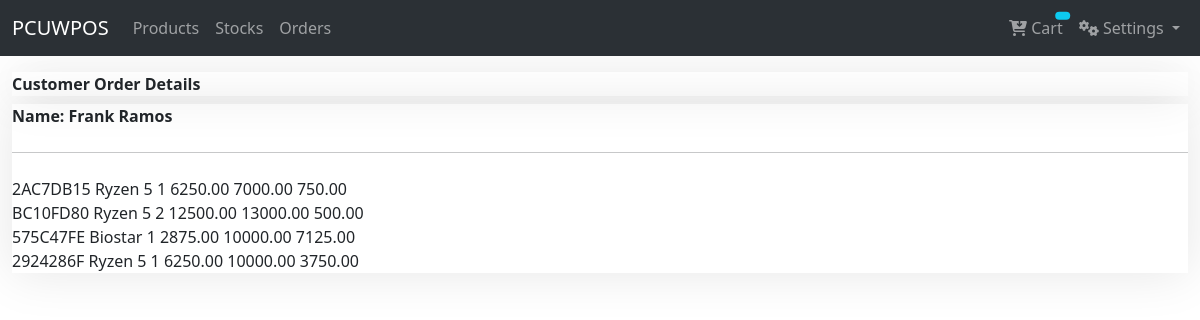
/products/customer-order-details/1 (signed in), run on an earlier commit of the app's database.
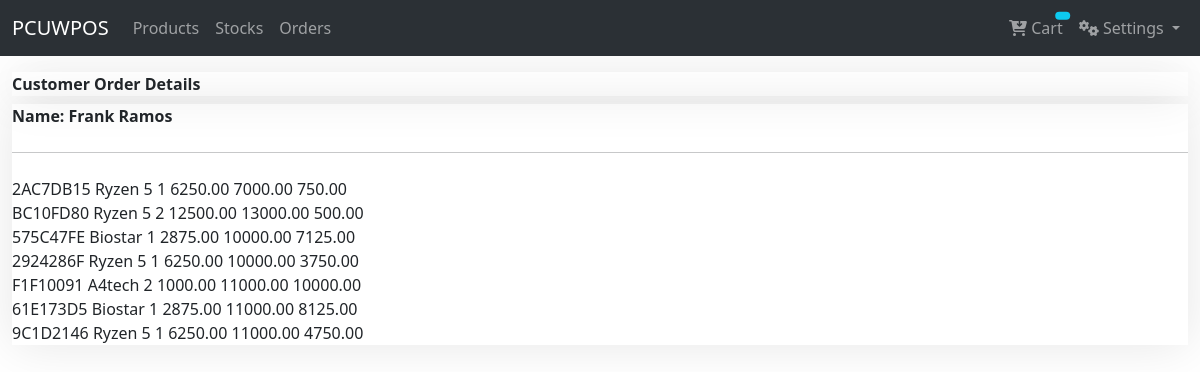
And on a later commit of the database.
### sales/models/order.py (models this page shows, shortened)
class Customer(models.Model):
    full_name = models.CharField(max_length=60, blank=True, null=True)
    number = models.CharField(max_length=14, blank=True, null=True)
    email = models.EmailField(blank=True, null=True)
    address = models.CharField(max_length=150, blank=True, null=True)
    created_at = models.DateTimeField(auto_now_add=True)
    updated_at = models.DateTimeField(auto_now=True)
    class Meta:
        ordering = ('-created_at',)

class OrderItem(models.Model):
    order_id = models.CharField(max_length=8, unique=True)
    customer = models.ForeignKey(Customer, on_delete=models.CASCADE)
    products = models.ForeignKey(Product, on_delete=models.CASCADE)
    price = models.DecimalField(max_digits=10, decimal_places=2)
    quantity = models.PositiveIntegerField(default=1)
    money_tender = models.DecimalField(max_digits=10, decimal_places=2, default=0.00)
    @property
    def get_cost(self):
        return self.price * self.quantity
    @property
    def get_change(self):
        change = self.money_tender - self.get_cost
        return change

### sales/models/product.py (models this page shows, shortened)
class Product(BaseTime):
    user = models.ForeignKey(User, on_delete=models.CASCADE, default=1)
    product_code = models.CharField(max_length=13, unique=True, blank=True)
    bar_code = models.CharField(max_length=13, unique=True, blank=True)
    name = models.CharField(max_length=255)
    model = models.CharField(max_length=120)
    description = models.TextField()
    category = models.ForeignKey(ProductCategory, on_delete=models.CASCADE, blank=True, null=True)
    cost = models.FloatField(default=0)
    price_margin = models.FloatField(default=0.25)
    price_discount = models.FloatField(default=0.00)
    price = models.FloatField(default=0.00, verbose_name="SRP")
    quantity = models.PositiveIntegerField(default=1)
    is_serial = models.BooleanField(default=False, verbose_name="with serial?")
    out_of_stock = models.BooleanField(default=False)
    product_warranty = models.ForeignKey(ProductWarranty, on_delete=models.CASCADE, blank=True, null=True)

### sales/views/order_view.py (the view)
# urls.py: path('customer-order-details/<int:pk>', customer_order_details, name="customer_orders")
def customer_order_details(request, pk):
    customer = get_object_or_404(Customer, pk=pk)
    orders = OrderItem.objects.filter(customer=customer)
    context = {
        "title": "customer order details",
        "customer": customer,
        "orders": orders
    }
    return render(request, 'pos/customer_order_details.html', context)

### sales/templates/pos/customer_order_details.html (shortened to what this page needs)
{% extends 'base.html' %}
{% block content %}
<div class="row">
    <div class="col-sm-12">
        <div class="fcard mt-3">
            <strong>{{ title|title }}</strong>
        </div>
        <div class="fcard mt-2">
            <strong>Name: {{ customer.full_name|title }}</strong>
            <hr>
            {% for order in orders %}
                {{ order.order_id }} {{ order.products.name }} {{ order.money_received }} {{ order.quantity }} {{ order.get_cost }} {{ order.money_tender }} {{ order.get_change }}<br>
            {% endfor %}
        </div>
    </div>
</div>
{% endblock %}

### templates/base.html (shortened to what this page needs)
{% load static %}
<!doctype html>
<html lang="en">
  <head>
    <link href="https://cdn.jsdelivr.net/npm/bootstrap@5.3.0-alpha3/dist/css/bootstrap.min.css" rel="stylesheet">
    <link href="https://cdn.datatables.net/v/bs5/jq-3.6.0/dt-1.13.4/af-2.5.3/datatables.min.css" rel="stylesheet"/>
    <link rel="stylesheet" href="https://cdnjs.cloudflare.com/ajax/libs/font-awesome/6.4.0/css/all.min.css" />
    <link rel="stylesheet" href="{% static 'style.css' %}">
  </head>
  <body>
    {% if request.user.is_anonymous %}
    <main role="main" class="flex-shrink-0">
      <div class="container">
          {% block login %}
          {% endblock %}
      </div>
    </main>
    {% else %}
    {% include "navbar.html" %}
    <main role="main" class="flex-shrink-0">
        <div class="container-fluid">
            {% block content %}
            {% endblock %}
        </div>
    </main>
    {% endif %}
  </body>
</html>

### templates/navbar.html (shortened to what this page needs)
<nav class="navbar navbar-expand-lg bg-body-tertiary bg-primary" data-bs-theme="dark"">
    <div class="container-fluid">
      <a class="navbar-brand" href="#">PCUWPOS</a>
      <div class="collapse navbar-collapse" id="navbarSupportedContent">
        <ul class="navbar-nav me-auto mb-2 mb-lg-0">
          <li class="nav-item">
            <a class="nav-link" aria-current="page" href="{% url 'sales:product_list' %}">Products</a>
          </li>
          <li class="nav-item">
            <a class="nav-link" href="{% url 'sales:stock_list' %}">Stocks</a>
          </li>
          <li class="nav-item">
            <a class="nav-link" href="{% url 'sales:order_information' %}">Orders</a>
          </li>
        </ul>
        <ul class="navbar-nav me-right mb-2 mb-lg-0 ">
          <li class="nav-item">
            <a class="nav-link position-relative" href="{% url 'sales:pos_view' %}"><i class="fa-solid fa-cart-arrow-down"></i> Cart
              <span class="position-absolute top-2 start-70 translate-middle badge rounded-pill bg-info">
              </span>
            </a>
          </li>
          <li class="nav-item dropdown">
            <a class="nav-link dropdown-toggle" href="#" role="button" data-bs-toggle="dropdown" aria-expanded="false">
              <i class="fa-solid fa-gears"></i> Settings
            </a>
          </li>
        </ul>
      </div>
    </div>
</nav>

### sales/static/style.css (style rules this page uses)
.fcard { display: flex; flex-direction: column; justify-content: flex-start; gap: .5rem; box-shadow: 0 0 3rem 0 rgba(0, 0, 0,.1); }

What changed in the data, as far as the page shows it:
added OrderItem: order_id "F1F10091", products.name "A4tech", quantity "2", get_cost "1000.00", money_tender "11000.00", get_change "10000.00"
added OrderItem: order_id "61E173D5", products.name "Biostar", quantity "1", get_cost "2875.00", money_tender "11000.00", get_change "8125.00"
added OrderItem: order_id "9C1D2146", products.name "Ryzen 5", quantity "1", get_cost "6250.00", money_tender "11000.00", get_change "4750.00"
